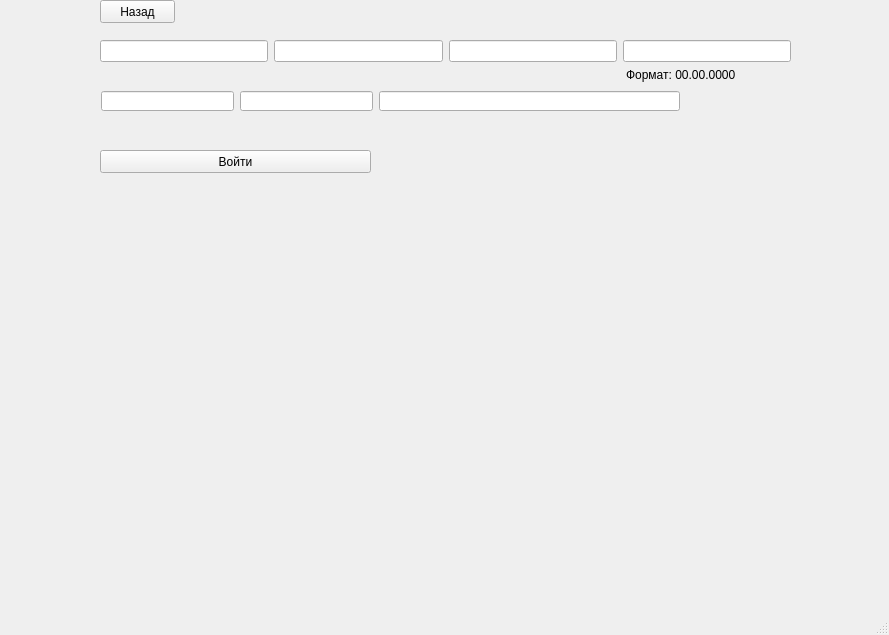
<?xml version="1.0" encoding="UTF-8"?>
<ui version="4.0">
 <class>MainWindow</class>
 <widget class="QMainWindow" name="MainWindow">
  <property name="geometry">
   <rect>
    <x>0</x>
    <y>0</y>
    <width>889</width>
    <height>635</height>
   </rect>
  </property>
  <property name="windowTitle">
   <string>MainWindow</string>
  </property>
  <widget class="QWidget" name="centralwidget">
   <widget class="QPushButton" name="pushButton">
    <property name="geometry">
     <rect>
      <x>100</x>
      <y>150</y>
      <width>271</width>
      <height>23</height>
     </rect>
    </property>
    <property name="text">
     <string>Войти</string>
    </property>
   </widget>
   <widget class="QLabel" name="label">
    <property name="geometry">
     <rect>
      <x>386</x>
      <y>222</y>
      <width>401</width>
      <height>61</height>
     </rect>
    </property>
    <property name="text">
     <string/>
    </property>
   </widget>
   <widget class="QWidget" name="layoutWidget">
    <property name="geometry">
     <rect>
      <x>100</x>
      <y>40</y>
      <width>691</width>
      <height>22</height>
     </rect>
    </property>
    <layout class="QHBoxLayout" name="horizontalLayout">
     <item>
      <widget class="QLineEdit" name="lineEdit_8"/>
     </item>
     <item>
      <widget class="QLineEdit" name="lineEdit_7"/>
     </item>
     <item>
      <widget class="QLineEdit" name="lineEdit_3"/>
     </item>
     <item>
      <widget class="QLineEdit" name="lineEdit_2"/>
     </item>
    </layout>
   </widget>
   <widget class="QLineEdit" name="lineEdit_6">
    <property name="geometry">
     <rect>
      <x>379</x>
      <y>91</y>
      <width>301</width>
      <height>20</height>
     </rect>
    </property>
    <property name="text">
     <string/>
    </property>
   </widget>
   <widget class="QLineEdit" name="lineEdit_5">
    <property name="geometry">
     <rect>
      <x>240</x>
      <y>91</y>
      <width>133</width>
      <height>20</height>
     </rect>
    </property>
   </widget>
   <widget class="QLineEdit" name="lineEdit_4">
    <property name="geometry">
     <rect>
      <x>101</x>
      <y>91</y>
      <width>133</width>
      <height>20</height>
     </rect>
    </property>
   </widget>
   <widget class="QLabel" name="label_2">
    <property name="geometry">
     <rect>
      <x>626</x>
      <y>59</y>
      <width>171</width>
      <height>31</height>
     </rect>
    </property>
    <property name="text">
     <string>Формат: 00.00.0000</string>
    </property>
   </widget>
   <widget class="QPushButton" name="pushButton_2">
    <property name="geometry">
     <rect>
      <x>100</x>
      <y>0</y>
      <width>75</width>
      <height>23</height>
     </rect>
    </property>
    <property name="text">
     <string>Назад</string>
    </property>
   </widget>
  </widget>
  <widget class="QMenuBar" name="menubar">
   <property name="geometry">
    <rect>
     <x>0</x>
     <y>0</y>
     <width>889</width>
     <height>21</height>
    </rect>
   </property>
  </widget>
  <widget class="QStatusBar" name="statusbar"/>
 </widget>
 <resources/>
 <connections/>
</ui>
